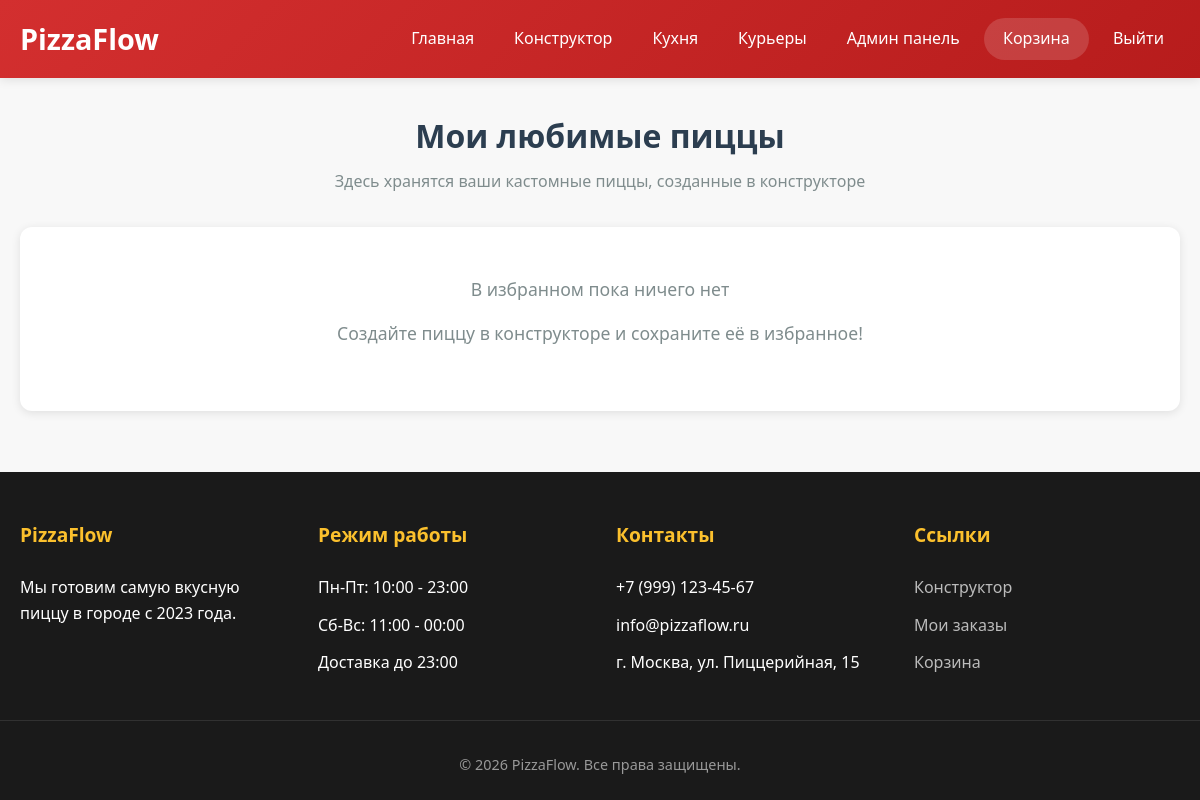
Page /favorites/ (signed in) on the earlier database version.
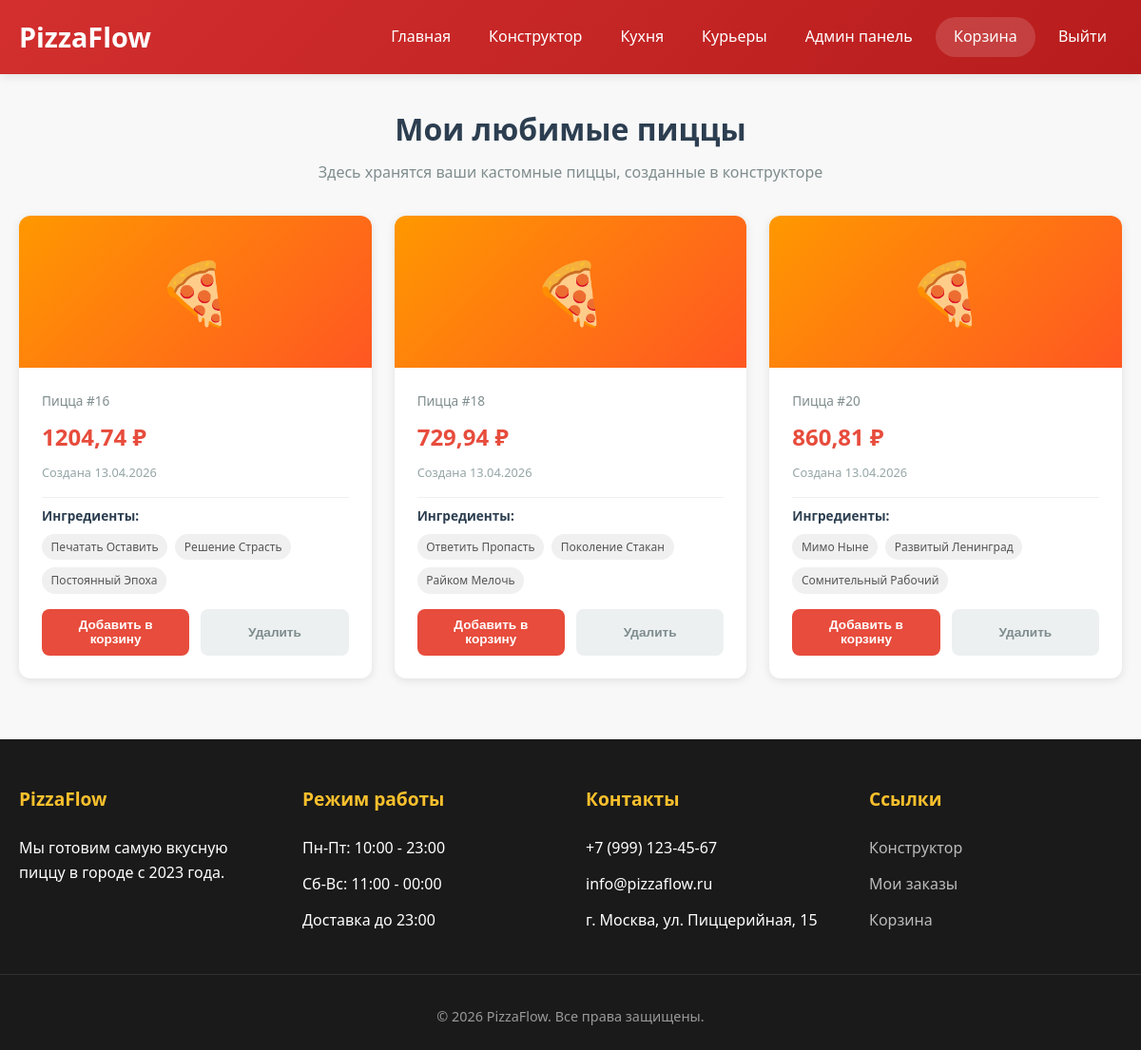
Same page on the later database version.
### pizza/models.py (models this page shows, shortened)
class CustomPizza(models.Model):
    custom_pizza_id = models.AutoField(primary_key=True)
    client = models.ForeignKey(Client, on_delete=models.CASCADE, null=True, blank=True)
    base = models.ForeignKey(Ingredient, on_delete=models.SET_NULL, null=True, related_name='base_pizzas')
    sauce = models.ForeignKey(Ingredient, on_delete=models.SET_NULL, null=True, related_name='sauce_pizzas')
    cheese = models.ForeignKey(Ingredient, on_delete=models.SET_NULL, null=True, related_name='cheese_pizzas')
    custom_price = models.FloatField()
    is_favorite = models.BooleanField(default=False)
    created_at = models.DateTimeField(default=timezone.now)

class Ingredient(models.Model):
    ingredient_id = models.AutoField(primary_key=True)
    ingredient_name = models.CharField(max_length=100)
    price = models.FloatField()
    is_available = models.BooleanField(default=True)
    unit = models.CharField(max_length=20, default="шт")
    category = models.CharField(max_length=30, choices=[
        ('base', 'Основа'), ('sauce', 'Соус'), ('cheese', 'Сыр'), ('topping', 'Топпинг')
    ])

### pizza/views.py (the view)
# urls.py: path('favorites/', views.favorites, name='favorites'),
def favorites(request):
    if 'user_id' not in request.session:
        return redirect('login')
    favs = CustomPizza.objects.filter(client_id=request.session['user_id'], is_favorite=True)
    return render(request, 'favorites.html', {'favorites': favs})

### pizza/context_processors.py (called while the page is built)
def cart_count(request):
    cart = request.session.get('cart', {})
    count = sum(item.get('quantity', 1) for item in cart.values())
    return {'cart_count': count}

### templates/favorites.html (shortened to what this page needs)
{% extends 'base.html' %}
{% block content %}
<div class="favorites-container">
    <div class="favorites-header">
        <h1>Мои любимые пиццы</h1>
        <p>Здесь хранятся ваши кастомные пиццы, созданные в конструкторе</p>
    </div>
    {% if favorites %}
        <div class="favorites-grid">
            {% for fav in favorites %}
            <div class="favorite-card" id="favorite-{{ fav.custom_pizza_id }}">
                <div class="favorite-image">
                    🍕
                </div>
                <div class="favorite-info">
                    <div class="favorite-id">Пицца #{{ fav.custom_pizza_id }}</div>
                    <div class="favorite-price">{{ fav.custom_price|floatformat:2 }} ₽</div>
                    <div class="favorite-date">Создана {{ fav.created_at|date:"d.m.Y" }}</div>
                    <div class="ingredients-list">
                        <div class="ingredients-title">Ингредиенты:</div>
                        <div class="ingredients-tags">
                            {% if fav.base %}
                                <span class="ingredient-tag">{{ fav.base.ingredient_name }}</span>
                            {% endif %}
                            {% if fav.sauce %}
                                <span class="ingredient-tag">{{ fav.sauce.ingredient_name }}</span>
                            {% endif %}
                            {% if fav.cheese %}
                                <span class="ingredient-tag">{{ fav.cheese.ingredient_name }}</span>
                            {% endif %}
                        </div>
                    </div>
                    <div class="favorite-actions">
                        <button onclick="addToCartAndRedirect({{ fav.custom_pizza_id }}, '{{ fav.custom_price }}')" class="btn btn-add-cart">
                            Добавить в корзину
                        </button>
                        <button onclick="removeFromFavorites({{ fav.custom_pizza_id }})" class="btn btn-remove">
                            Удалить
                        </button>
                    </div>
                </div>
            </div>
            {% endfor %}
        </div>
    {% else %}
        <div class="empty-favorites">
            <p>В избранном пока ничего нет</p>
            <p>Создайте пиццу в конструкторе и сохраните её в избранное!</p>
        </div>
    {% endif %}
</div>
{% endblock %}

Differences in the rows shown:
added CustomPizza: custom_pizza_id "16", custom_price "1204,74", created_at "13.04.2026", base.ingredient_name "Печатать Оставить", sauce.ingredient_name "Решение Страсть", cheese.ingredient_name "Постоянный Эпоха"
added CustomPizza: custom_pizza_id "18", custom_price "729,94", created_at "13.04.2026", base.ingredient_name "Ответить Пропасть", sauce.ingredient_name "Поколение Стакан", cheese.ingredient_name "Райком Мелочь"
added CustomPizza: custom_pizza_id "20", custom_price "860,81", created_at "13.04.2026", base.ingredient_name "Мимо Ныне", sauce.ingredient_name "Развитый Ленинград", cheese.ingredient_name "Сомнительный Рабочий"
Other differences:
text no longer shown: "В избранном пока ничего нет Создайте пиццу в конструкторе и сохраните её в избранное!"
